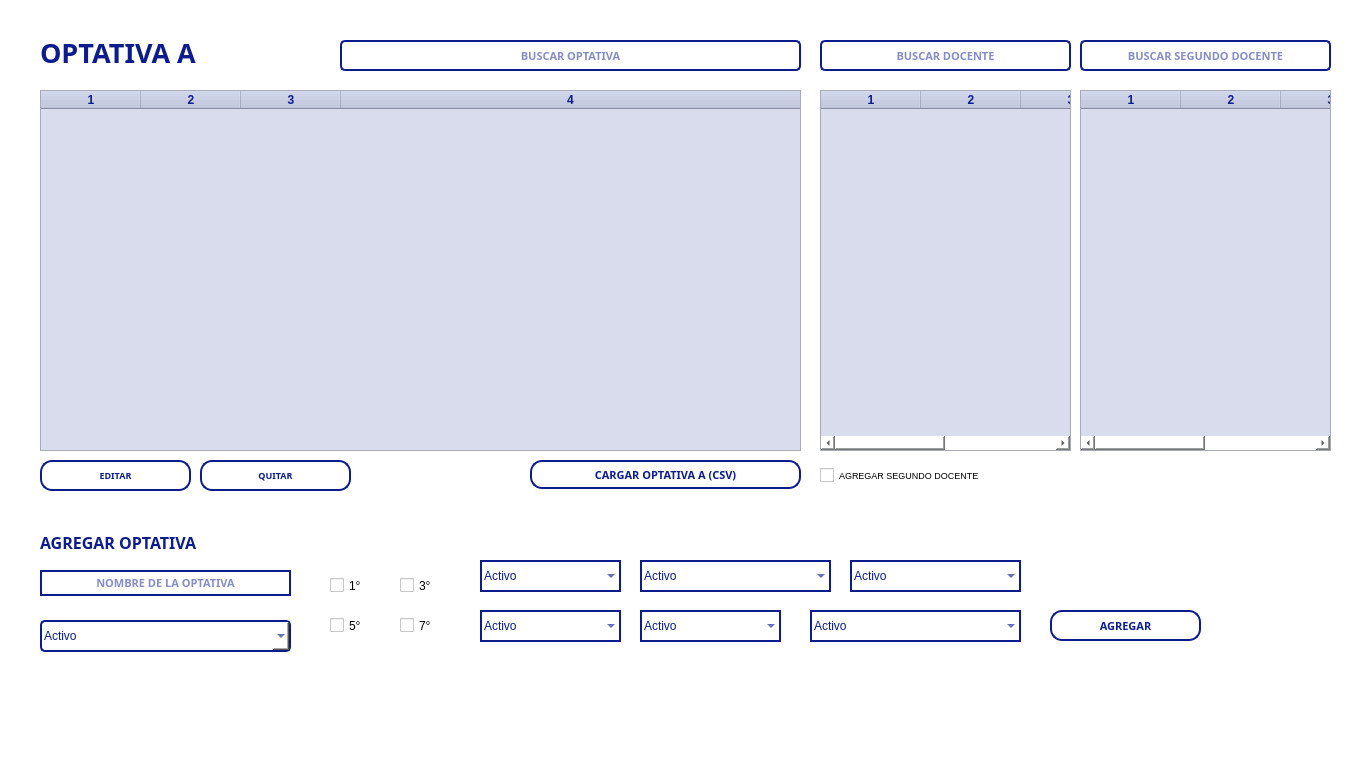
<?xml version="1.0" encoding="UTF-8"?>
<ui version="4.0">
 <class>tab_estudiantes</class>
 <widget class="QWidget" name="tab_estudiantes">
  <property name="geometry">
   <rect>
    <x>0</x>
    <y>0</y>
    <width>1366</width>
    <height>768</height>
   </rect>
  </property>
  <property name="styleSheet">
   <string>background-color: white;</string>
  </property>
  <widget class="QLabel" name="label_estudiantes">
   <property name="geometry">
    <rect>
     <x>40</x>
     <y>40</y>
     <width>231</width>
     <height>25</height>
    </rect>
   </property>
   <property name="font">
    <font>
     <family>Noto Sans</family>
     <pointsize>20</pointsize>
     <bold>true</bold>
    </font>
   </property>
   <property name="styleSheet">
    <string>color: rgb(12, 28, 140);</string>
   </property>
   <property name="text">
    <string>OPTATIVA A</string>
   </property>
  </widget>
  <widget class="QLineEdit" name="line_buscar_estudiante">
   <property name="geometry">
    <rect>
     <x>340</x>
     <y>40</y>
     <width>461</width>
     <height>31</height>
    </rect>
   </property>
   <property name="font">
    <font>
     <family>Noto Sans</family>
     <pointsize>8</pointsize>
     <bold>true</bold>
    </font>
   </property>
   <property name="styleSheet">
    <string>
border:1.5px solid #0c1c8c; border-radius:5px;
color: rgb(12, 28, 140); background-color:white;
    </string>
   </property>
   <property name="alignment">
    <set>Qt::AlignmentFlag::AlignCenter</set>
   </property>
   <property name="placeholderText">
    <string>BUSCAR OPTATIVA</string>
   </property>
  </widget>
  <widget class="QTableWidget" name="table_estudiantes">
   <property name="geometry">
    <rect>
     <x>40</x>
     <y>90</y>
     <width>761</width>
     <height>361</height>
    </rect>
   </property>
   <property name="styleSheet">
    <string>
QTableWidget {
    background-color: #d9dced;
    alternate-background-color: #e8eaf4;
}
QHeaderView::section {
    background-color: #bfc4e0;
    font-weight: bold;
    color: #0c1c8c;
}
    </string>
   </property>
   <property name="editTriggers">
    <set>QAbstractItemView::EditTrigger::NoEditTriggers</set>
   </property>
   <property name="alternatingRowColors">
    <bool>true</bool>
   </property>
   <property name="rowCount">
    <number>0</number>
   </property>
   <property name="columnCount">
    <number>4</number>
   </property>
   <property name="horizontalHeaderLabels" stdset="0">
    <stringlist>
     <string>Matrícula</string>
     <string>Nombre</string>
     <string>Semestre</string>
     <string>Condición</string>
    </stringlist>
   </property>
   <attribute name="horizontalHeaderStretchLastSection">
    <bool>true</bool>
   </attribute>
   <column/>
   <column/>
   <column/>
   <column/>
  </widget>
  <widget class="QPushButton" name="btn_editar_estudiante">
   <property name="geometry">
    <rect>
     <x>40</x>
     <y>460</y>
     <width>151</width>
     <height>31</height>
    </rect>
   </property>
   <property name="font">
    <font>
     <family>Noto Sans</family>
     <pointsize>7</pointsize>
     <bold>true</bold>
    </font>
   </property>
   <property name="styleSheet">
    <string>
border:1.5px solid #0c1c8c; border-radius:12px;
color: rgb(12,28,140); background-color:white;
    </string>
   </property>
   <property name="text">
    <string>EDITAR</string>
   </property>
  </widget>
  <widget class="QPushButton" name="btn_quitar_estudiante">
   <property name="geometry">
    <rect>
     <x>200</x>
     <y>460</y>
     <width>151</width>
     <height>31</height>
    </rect>
   </property>
   <property name="font">
    <font>
     <family>Noto Sans</family>
     <pointsize>7</pointsize>
     <bold>true</bold>
    </font>
   </property>
   <property name="styleSheet">
    <string>
border:1.5px solid #0c1c8c; border-radius:12px;
color: rgb(12,28,140); background-color:white;
    </string>
   </property>
   <property name="text">
    <string>QUITAR</string>
   </property>
  </widget>
  <widget class="QLabel" name="label_agregar_estudiante">
   <property name="geometry">
    <rect>
     <x>40</x>
     <y>530</y>
     <width>231</width>
     <height>25</height>
    </rect>
   </property>
   <property name="font">
    <font>
     <family>Noto Sans</family>
     <pointsize>12</pointsize>
     <bold>true</bold>
    </font>
   </property>
   <property name="styleSheet">
    <string>color: rgb(12,28,140);</string>
   </property>
   <property name="text">
    <string>AGREGAR OPTATIVA</string>
   </property>
  </widget>
  <widget class="QComboBox" name="combo_estado">
   <property name="geometry">
    <rect>
     <x>40</x>
     <y>620</y>
     <width>251</width>
     <height>32</height>
    </rect>
   </property>
   <property name="font">
    <font>
     <family>Noto Sans</family>
     <pointsize>8</pointsize>
     <bold>true</bold>
    </font>
   </property>
   <property name="styleSheet">
    <string notr="true">
border:1.5px solid #0c1c8c; border-radius:5px;
color: rgb(12, 28, 140); background-color:white;
    
    </string>
   </property>
   <property name="editable">
    <bool>true</bool>
   </property>
   <property name="currentText">
    <string>SEMESTRE</string>
   </property>
   <item>
    <property name="text">
     <string>Activo</string>
    </property>
   </item>
   <item>
    <property name="text">
     <string>Baja Temporal</string>
    </property>
   </item>
   <item>
    <property name="text">
     <string>Irregular</string>
    </property>
   </item>
   <item>
    <property name="text">
     <string>Baja Definitiva</string>
    </property>
   </item>
  </widget>
  <widget class="QPushButton" name="btn_agregar_estudiante">
   <property name="geometry">
    <rect>
     <x>1050</x>
     <y>610</y>
     <width>151</width>
     <height>31</height>
    </rect>
   </property>
   <property name="font">
    <font>
     <family>Noto Sans</family>
     <pointsize>8</pointsize>
     <bold>true</bold>
    </font>
   </property>
   <property name="styleSheet">
    <string>
border:1.5px solid #0c1c8c; border-radius:12px;
color: rgb(12,28,140); background-color:white;
    </string>
   </property>
   <property name="text">
    <string>AGREGAR</string>
   </property>
  </widget>
  <widget class="QPushButton" name="btn_cargar_estudiantes_csv">
   <property name="geometry">
    <rect>
     <x>530</x>
     <y>460</y>
     <width>271</width>
     <height>29</height>
    </rect>
   </property>
   <property name="font">
    <font>
     <family>Noto Sans</family>
     <pointsize>8</pointsize>
     <bold>true</bold>
    </font>
   </property>
   <property name="styleSheet">
    <string>
border:1.5px solid #0c1c8c; border-radius:12px;
color: rgb(12,28,140); background-color:white;
    </string>
   </property>
   <property name="text">
    <string>CARGAR OPTATIVA A (CSV)</string>
   </property>
  </widget>
  <widget class="QLineEdit" name="lineEdit">
   <property name="geometry">
    <rect>
     <x>40</x>
     <y>570</y>
     <width>251</width>
     <height>26</height>
    </rect>
   </property>
   <property name="font">
    <font>
     <family>Noto Sans</family>
     <pointsize>8</pointsize>
     <bold>true</bold>
    </font>
   </property>
   <property name="styleSheet">
    <string notr="true">color: rgb(12,28,140); background:transparent;
border:2px solid #0c1c8c;</string>
   </property>
   <property name="alignment">
    <set>Qt::AlignmentFlag::AlignCenter</set>
   </property>
   <property name="placeholderText">
    <string>NOMBRE DE LA OPTATIVA</string>
   </property>
  </widget>
  <widget class="QComboBox" name="combo_estado_2">
   <property name="geometry">
    <rect>
     <x>480</x>
     <y>560</y>
     <width>141</width>
     <height>32</height>
    </rect>
   </property>
   <property name="font">
    <font>
     <family>Noto Sans</family>
     <pointsize>8</pointsize>
     <bold>true</bold>
    </font>
   </property>
   <property name="styleSheet">
    <string notr="true">color: rgb(12,28,140); background:transparent;
border:2px solid #0c1c8c;</string>
   </property>
   <property name="editable">
    <bool>true</bool>
   </property>
   <property name="currentText">
    <string>CUPO</string>
   </property>
   <property name="placeholderText">
    <string/>
   </property>
   <item>
    <property name="text">
     <string>Activo</string>
    </property>
   </item>
   <item>
    <property name="text">
     <string>Baja Temporal</string>
    </property>
   </item>
   <item>
    <property name="text">
     <string>Irregular</string>
    </property>
   </item>
   <item>
    <property name="text">
     <string>Baja Definitiva</string>
    </property>
   </item>
  </widget>
  <widget class="QComboBox" name="combo_estado_3">
   <property name="geometry">
    <rect>
     <x>480</x>
     <y>610</y>
     <width>141</width>
     <height>32</height>
    </rect>
   </property>
   <property name="font">
    <font>
     <family>Noto Sans</family>
     <pointsize>8</pointsize>
     <bold>true</bold>
    </font>
   </property>
   <property name="styleSheet">
    <string notr="true">color: rgb(12,28,140); background:transparent;
border:2px solid #0c1c8c;</string>
   </property>
   <property name="editable">
    <bool>true</bool>
   </property>
   <property name="currentText">
    <string>DÍA</string>
   </property>
   <property name="placeholderText">
    <string/>
   </property>
   <item>
    <property name="text">
     <string>Activo</string>
    </property>
   </item>
   <item>
    <property name="text">
     <string>Baja Temporal</string>
    </property>
   </item>
   <item>
    <property name="text">
     <string>Irregular</string>
    </property>
   </item>
   <item>
    <property name="text">
     <string>Baja Definitiva</string>
    </property>
   </item>
  </widget>
  <widget class="QCheckBox" name="checkBox">
   <property name="geometry">
    <rect>
     <x>330</x>
     <y>570</y>
     <width>91</width>
     <height>31</height>
    </rect>
   </property>
   <property name="text">
    <string>1°</string>
   </property>
  </widget>
  <widget class="QCheckBox" name="checkBox_2">
   <property name="geometry">
    <rect>
     <x>400</x>
     <y>570</y>
     <width>71</width>
     <height>31</height>
    </rect>
   </property>
   <property name="text">
    <string>3°</string>
   </property>
  </widget>
  <widget class="QCheckBox" name="checkBox_3">
   <property name="geometry">
    <rect>
     <x>330</x>
     <y>610</y>
     <width>91</width>
     <height>31</height>
    </rect>
   </property>
   <property name="text">
    <string>5°</string>
   </property>
  </widget>
  <widget class="QCheckBox" name="checkBox_4">
   <property name="geometry">
    <rect>
     <x>400</x>
     <y>610</y>
     <width>71</width>
     <height>31</height>
    </rect>
   </property>
   <property name="text">
    <string>7°</string>
   </property>
  </widget>
  <widget class="QComboBox" name="combo_estado_4">
   <property name="geometry">
    <rect>
     <x>640</x>
     <y>560</y>
     <width>191</width>
     <height>32</height>
    </rect>
   </property>
   <property name="font">
    <font>
     <family>Noto Sans</family>
     <pointsize>8</pointsize>
     <bold>true</bold>
    </font>
   </property>
   <property name="styleSheet">
    <string notr="true">color: rgb(12,28,140); background:transparent;
border:2px solid #0c1c8c;</string>
   </property>
   <property name="editable">
    <bool>true</bool>
   </property>
   <property name="currentText">
    <string>HORA DE INICIO</string>
   </property>
   <property name="placeholderText">
    <string/>
   </property>
   <item>
    <property name="text">
     <string>Activo</string>
    </property>
   </item>
   <item>
    <property name="text">
     <string>Baja Temporal</string>
    </property>
   </item>
   <item>
    <property name="text">
     <string>Irregular</string>
    </property>
   </item>
   <item>
    <property name="text">
     <string>Baja Definitiva</string>
    </property>
   </item>
  </widget>
  <widget class="QComboBox" name="combo_estado_5">
   <property name="geometry">
    <rect>
     <x>640</x>
     <y>610</y>
     <width>141</width>
     <height>32</height>
    </rect>
   </property>
   <property name="font">
    <font>
     <family>Noto Sans</family>
     <pointsize>8</pointsize>
     <bold>true</bold>
    </font>
   </property>
   <property name="styleSheet">
    <string notr="true">color: rgb(12,28,140); background:transparent;
border:2px solid #0c1c8c;</string>
   </property>
   <property name="editable">
    <bool>true</bool>
   </property>
   <property name="currentText">
    <string>SALÓN</string>
   </property>
   <property name="placeholderText">
    <string/>
   </property>
   <item>
    <property name="text">
     <string>Activo</string>
    </property>
   </item>
   <item>
    <property name="text">
     <string>Baja Temporal</string>
    </property>
   </item>
   <item>
    <property name="text">
     <string>Irregular</string>
    </property>
   </item>
   <item>
    <property name="text">
     <string>Baja Definitiva</string>
    </property>
   </item>
  </widget>
  <widget class="QComboBox" name="combo_estado_6">
   <property name="geometry">
    <rect>
     <x>850</x>
     <y>560</y>
     <width>171</width>
     <height>32</height>
    </rect>
   </property>
   <property name="font">
    <font>
     <family>Noto Sans</family>
     <pointsize>8</pointsize>
     <bold>true</bold>
    </font>
   </property>
   <property name="styleSheet">
    <string notr="true">color: rgb(12,28,140); background:transparent;
border:2px solid #0c1c8c;</string>
   </property>
   <property name="editable">
    <bool>true</bool>
   </property>
   <property name="currentText">
    <string>HORA DE TÉRMINO</string>
   </property>
   <property name="placeholderText">
    <string/>
   </property>
   <item>
    <property name="text">
     <string>Activo</string>
    </property>
   </item>
   <item>
    <property name="text">
     <string>Baja Temporal</string>
    </property>
   </item>
   <item>
    <property name="text">
     <string>Irregular</string>
    </property>
   </item>
   <item>
    <property name="text">
     <string>Baja Definitiva</string>
    </property>
   </item>
  </widget>
  <widget class="QComboBox" name="combo_estado_7">
   <property name="geometry">
    <rect>
     <x>810</x>
     <y>610</y>
     <width>211</width>
     <height>32</height>
    </rect>
   </property>
   <property name="font">
    <font>
     <family>Noto Sans</family>
     <pointsize>8</pointsize>
     <bold>true</bold>
    </font>
   </property>
   <property name="styleSheet">
    <string notr="true">color: rgb(12,28,140); background:transparent;
border:2px solid #0c1c8c;</string>
   </property>
   <property name="editable">
    <bool>true</bool>
   </property>
   <property name="currentText">
    <string>DOCENTE</string>
   </property>
   <property name="placeholderText">
    <string/>
   </property>
   <item>
    <property name="text">
     <string>Activo</string>
    </property>
   </item>
   <item>
    <property name="text">
     <string>Baja Temporal</string>
    </property>
   </item>
   <item>
    <property name="text">
     <string>Irregular</string>
    </property>
   </item>
   <item>
    <property name="text">
     <string>Baja Definitiva</string>
    </property>
   </item>
  </widget>
  <widget class="QTableWidget" name="table_estudiantes_2">
   <property name="geometry">
    <rect>
     <x>820</x>
     <y>90</y>
     <width>251</width>
     <height>361</height>
    </rect>
   </property>
   <property name="styleSheet">
    <string>
QTableWidget {
    background-color: #d9dced;
    alternate-background-color: #e8eaf4;
}
QHeaderView::section {
    background-color: #bfc4e0;
    font-weight: bold;
    color: #0c1c8c;
}
    </string>
   </property>
   <property name="editTriggers">
    <set>QAbstractItemView::EditTrigger::NoEditTriggers</set>
   </property>
   <property name="alternatingRowColors">
    <bool>true</bool>
   </property>
   <property name="rowCount">
    <number>0</number>
   </property>
   <property name="columnCount">
    <number>4</number>
   </property>
   <property name="horizontalHeaderLabels" stdset="0">
    <stringlist>
     <string>Matrícula</string>
     <string>Nombre</string>
     <string>Semestre</string>
     <string>Condición</string>
    </stringlist>
   </property>
   <attribute name="horizontalHeaderStretchLastSection">
    <bool>true</bool>
   </attribute>
   <column/>
   <column/>
   <column/>
   <column/>
  </widget>
  <widget class="QTableWidget" name="table_estudiantes_3">
   <property name="geometry">
    <rect>
     <x>1080</x>
     <y>90</y>
     <width>251</width>
     <height>361</height>
    </rect>
   </property>
   <property name="styleSheet">
    <string>
QTableWidget {
    background-color: #d9dced;
    alternate-background-color: #e8eaf4;
}
QHeaderView::section {
    background-color: #bfc4e0;
    font-weight: bold;
    color: #0c1c8c;
}
    </string>
   </property>
   <property name="editTriggers">
    <set>QAbstractItemView::EditTrigger::NoEditTriggers</set>
   </property>
   <property name="alternatingRowColors">
    <bool>true</bool>
   </property>
   <property name="rowCount">
    <number>0</number>
   </property>
   <property name="columnCount">
    <number>4</number>
   </property>
   <property name="horizontalHeaderLabels" stdset="0">
    <stringlist>
     <string>Matrícula</string>
     <string>Nombre</string>
     <string>Semestre</string>
     <string>Condición</string>
    </stringlist>
   </property>
   <attribute name="horizontalHeaderStretchLastSection">
    <bool>true</bool>
   </attribute>
   <column/>
   <column/>
   <column/>
   <column/>
  </widget>
  <widget class="QCheckBox" name="checkBox_5">
   <property name="geometry">
    <rect>
     <x>820</x>
     <y>460</y>
     <width>201</width>
     <height>31</height>
    </rect>
   </property>
   <property name="font">
    <font>
     <pointsize>7</pointsize>
    </font>
   </property>
   <property name="text">
    <string>AGREGAR SEGUNDO DOCENTE</string>
   </property>
  </widget>
  <widget class="QLineEdit" name="line_buscar_estudiante_2">
   <property name="geometry">
    <rect>
     <x>820</x>
     <y>40</y>
     <width>251</width>
     <height>31</height>
    </rect>
   </property>
   <property name="font">
    <font>
     <family>Noto Sans</family>
     <pointsize>8</pointsize>
     <bold>true</bold>
    </font>
   </property>
   <property name="styleSheet">
    <string>
border:1.5px solid #0c1c8c; border-radius:5px;
color: rgb(12, 28, 140); background-color:white;
    </string>
   </property>
   <property name="alignment">
    <set>Qt::AlignmentFlag::AlignCenter</set>
   </property>
   <property name="placeholderText">
    <string>BUSCAR DOCENTE</string>
   </property>
  </widget>
  <widget class="QLineEdit" name="line_buscar_estudiante_3">
   <property name="geometry">
    <rect>
     <x>1080</x>
     <y>40</y>
     <width>251</width>
     <height>31</height>
    </rect>
   </property>
   <property name="font">
    <font>
     <family>Noto Sans</family>
     <pointsize>8</pointsize>
     <bold>true</bold>
    </font>
   </property>
   <property name="styleSheet">
    <string>
border:1.5px solid #0c1c8c; border-radius:5px;
color: rgb(12, 28, 140); background-color:white;
    </string>
   </property>
   <property name="alignment">
    <set>Qt::AlignmentFlag::AlignCenter</set>
   </property>
   <property name="placeholderText">
    <string>BUSCAR SEGUNDO DOCENTE</string>
   </property>
  </widget>
 </widget>
 <resources/>
 <connections/>
</ui>
